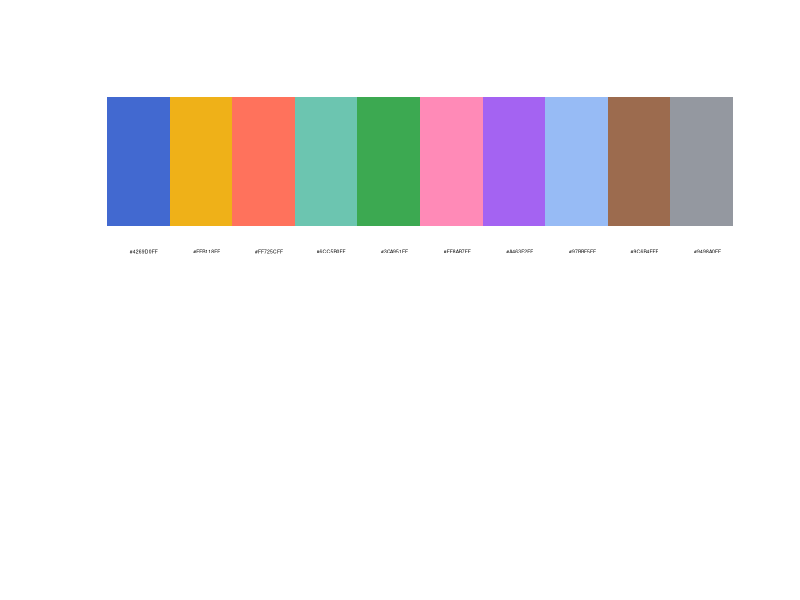
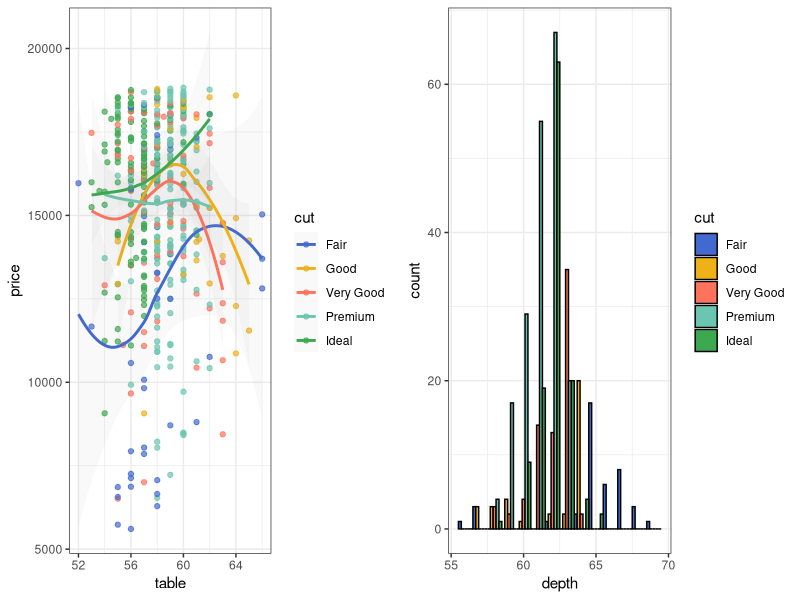
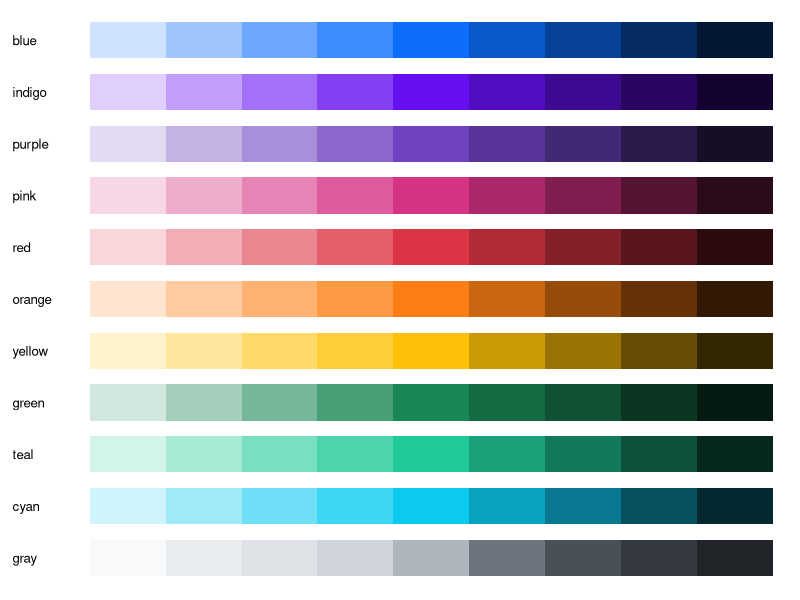
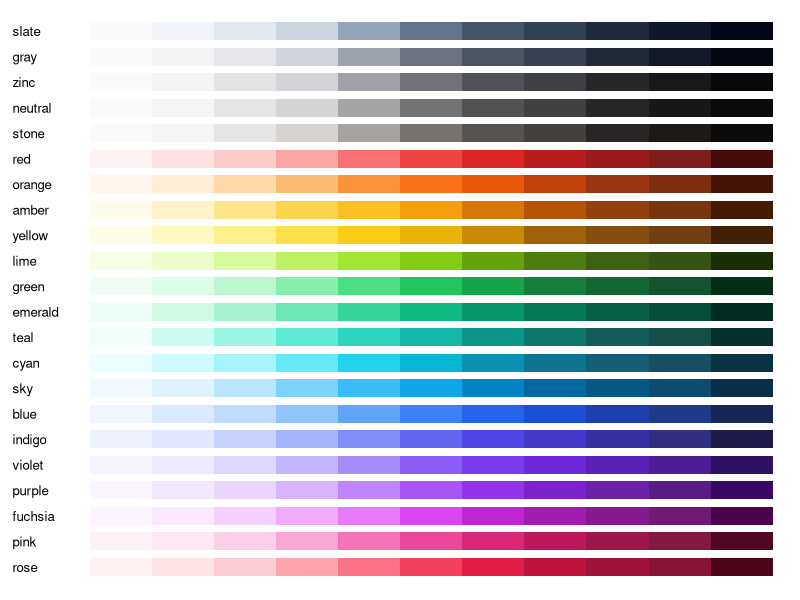

Write R code to recreate these figures, in order.
## ---- chunk 1
knitr::knit_hooks$set(pngquant = knitr::hook_pngquant)
knitr::opts_chunk$set(
  echo = FALSE,
  message = FALSE,
  collapse = TRUE,
  comment = "#>",
  dpi = 96,
  fig.retina = 2,
  fig.width = 10.6667,
  fig.height = 3.3334,
  fig.align = "center",
  out.width = "100%",
  pngquant = "--speed=1 --quality=90"
)
## ---- chunk 2
#| fig-ggsci-observable-color-palette,
#| fig.cap="The Observable 10 palette added in ggsci 3.2.0.",
#| echo=FALSE,
#| dpi=300,
#| fig.width=6,
#| fig.height=3.2,
#| out.width="100%"
color_palette <- ggsci::pal_observable()(10)

plot(
  NULL,
  xlim = c(0, 10), ylim = c(0, 3),
  xlab = "", ylab = "",
  xaxt = "n", yaxt = "n",
  bty = "n"
)

for (i in 1:10) {
  rect(i - 1, 2, i, 3, col = color_palette[i], border = NA)
}

text(1:10 - 0.19, rep(1.8, 10), labels = color_palette, srt = 0, adj = 1, xpd = TRUE, cex = 0.3)
## ---- chunk 3
p1 <- ggplot2::ggplot(
  subset(ggplot2::diamonds, carat >= 2.2),
  ggplot2::aes(x = table, y = price, colour = cut)
) +
  ggplot2::geom_point(alpha = 0.7) +
  ggplot2::geom_smooth(method = "loess", alpha = 0.05, linewidth = 1, span = 1) +
  ggplot2::theme_bw()
p2 <- ggplot2::ggplot(
  subset(ggplot2::diamonds, carat > 2.2 & depth > 55 & depth < 70),
  ggplot2::aes(x = depth, fill = cut)
) +
  ggplot2::geom_histogram(colour = "black", binwidth = 1, position = "dodge") +
  ggplot2::theme_bw()
## ---- chunk 4
#| fig-ggsci-observable-color-scale,
#| fig.cap="ggplot2 example using the Observable 10 color scales.",
p1 <- p1 + ggsci::scale_color_observable()
p2 <- p2 + ggsci::scale_fill_observable()
gridExtra::grid.arrange(p1, p2, ncol = 2)
## ---- chunk 5
#| fig-ggsci-bootstrap-color-palette,
#| fig.cap="The 11 Bootstrap 5 continuous palettes added in ggsci 3.2.0.",
#| echo=FALSE,
#| dpi=300,
#| fig.width=6,
#| fig.height=4,
#| out.width="100%"
colorspace::swatchplot(
  ggsci:::ggsci_db$bs5,
  nrow = 11,
  line = 2.5,
  cex = 0.8,
  border = "transparent",
  sborder = "transparent"
)
## ---- chunk 6
#| fig-ggsci-tailwind-color-palette,
#| fig.cap="The 22 Tailwind CSS continuous palettes added in ggsci 3.2.0.",
#| echo=FALSE,
#| dpi=300,
#| fig.width=6,
#| fig.height=6,
#| out.width="100%"
colorspace::swatchplot(
  ggsci:::ggsci_db$tw3,
  nrow = 22,
  line = 2.5,
  cex = 0.8,
  border = "transparent",
  sborder = "transparent"
)
